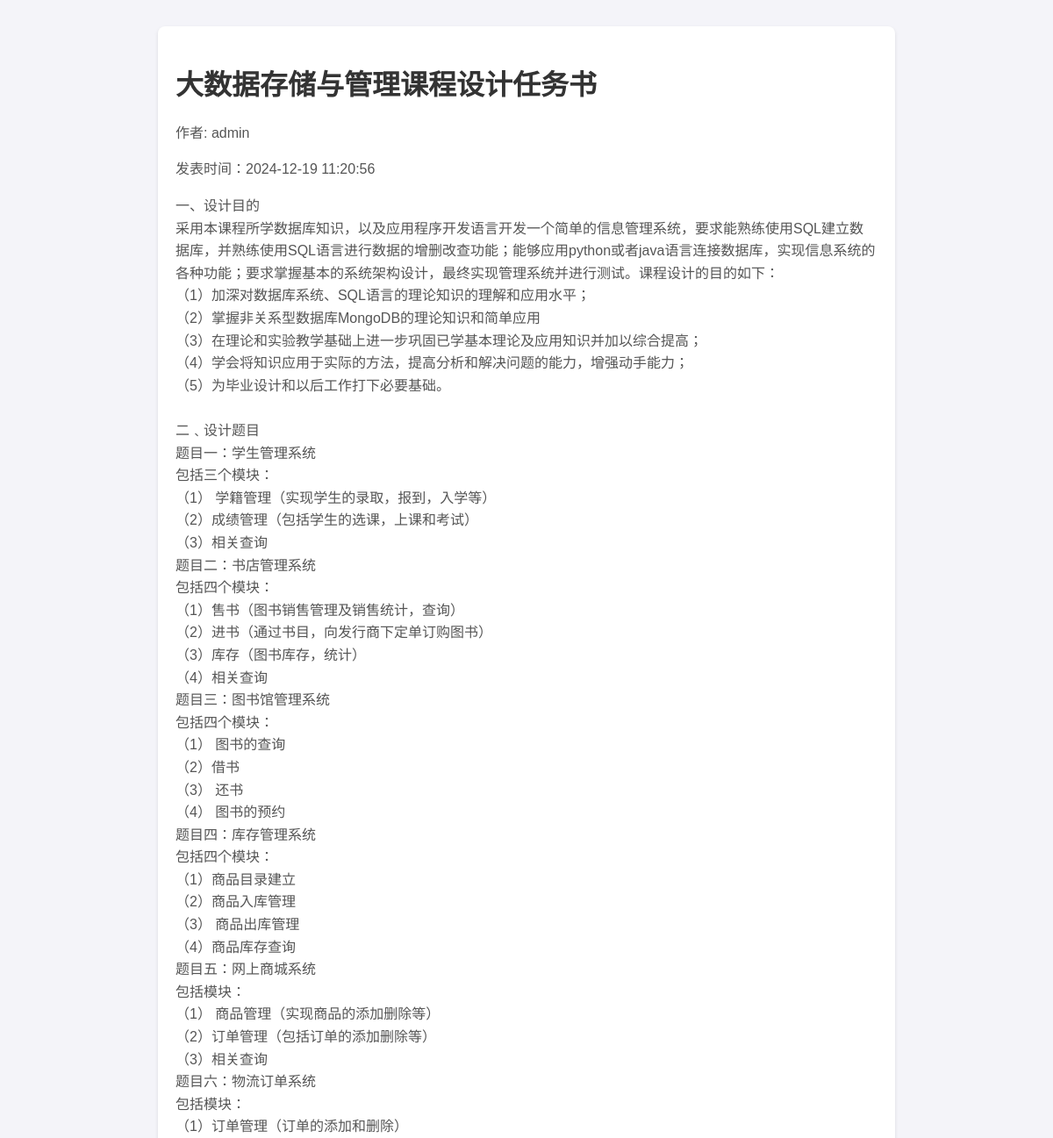
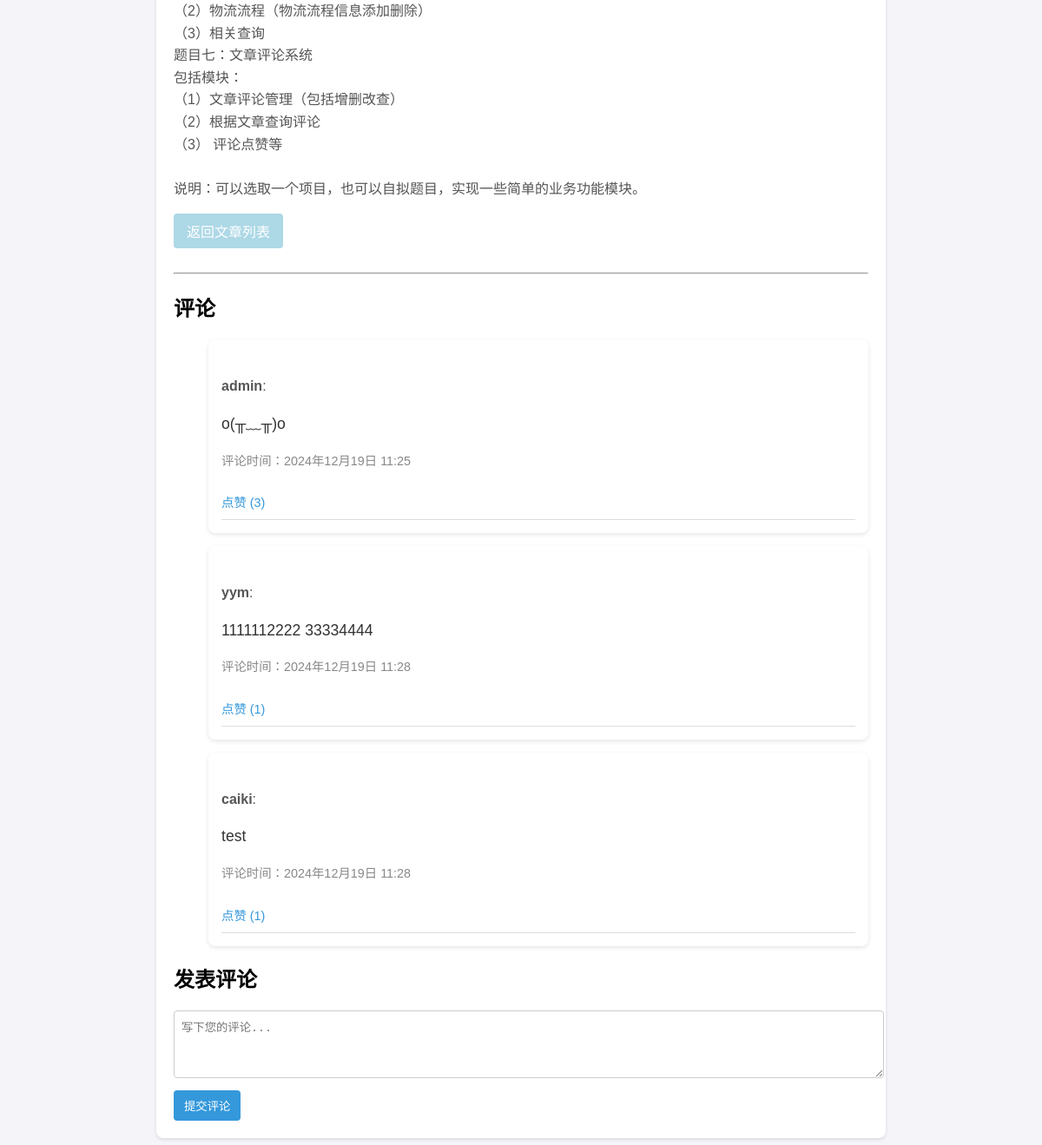
Page /article/6/ (signed in) on the committed database (2 pictures, top to bottom).
### article/models.py (models this page shows, shortened)
class Article(models.Model):
    author = models.ForeignKey(User, on_delete=models.CASCADE, related_name='articles', verbose_name="作者", default=2)
    title = models.CharField(max_length=255, verbose_name="标题")
    content = models.TextField(verbose_name="内容")
    created_at = models.DateTimeField(default=timezone.now, verbose_name="创建时间")
    updated_at = models.DateTimeField(auto_now=True, verbose_name="更新时间")
    likes = models.ManyToManyField(User, related_name='liked_articles', blank=True, verbose_name="点赞用户")
    class Meta:
        verbose_name = "文章"
        verbose_name_plural = "文章"
        ordering = ['-created_at']

class Comment(models.Model):
    article = models.ForeignKey(Article, on_delete=models.CASCADE, related_name='comments', verbose_name="所属文章")
    author = models.ForeignKey(User, on_delete=models.CASCADE, related_name='comments', verbose_name="评论者")
    content = models.TextField(verbose_name="评论内容")
    created_at = models.DateTimeField(default=timezone.now, verbose_name="评论时间")
    parent = models.ForeignKey('self', on_delete=models.CASCADE, null=True, blank=True, related_name='replies', verbose_name="父评论")
    likes = models.ManyToManyField(User, related_name='liked_comments', blank=True, verbose_name="点赞用户")
    class Meta:
        verbose_name = "评论"
        verbose_name_plural = "评论"
        ordering = ['created_at']

### article/views.py (the view)
# urls.py: path('article/<int:article_id>/', views.article_detail, name='article_detail'),  # 文章详情
@login_required
def article_detail(request, article_id):
    article = get_object_or_404(Article, pk=article_id)
    comments = article.comments.all()
    if request.method == 'POST':
        comment_content = request.POST.get('content', '')
        if comment_content:
            Comment.objects.create(article=article, author=request.user, content=comment_content)
            return redirect('article_detail', article_id=article_id)
    return render(request, 'article/article_detail.html', {'article': article, 'comments': comments})

### templates/article/article_detail.html (shortened to what this page needs)
<!DOCTYPE html>
<html lang="en">
  <head>
  </head>
  <body>
    <div class="container">
      <h1>{{ article.title }}</h1>
      <p>作者: {{article.author}}</p>
      <p>发表时间：{{ article.created_at|date:"Y-m-d H:i:s"}}</p>
      <p>{{ article.content|linebreaksbr|safe }}</p>
      <a href="{% url 'article_list' %}" class="back-button">返回文章列表</a>
      <hr />
      <div class="comment-section">
        <h2>评论</h2>
        <ul>
          {% for comment in comments %}
          <div class="comment-container">
            <li class="comment-item">
              <p><strong>{{ comment.author.username }}</strong>:</p>
              <p class="comment-content">{{ comment.content }}</p>
              <p class="comment-time">
                评论时间：{{ comment.created_at|date:"Y年m月d日 H:i" }}
              </p>
              <a
                href="{% url 'article_comment' article.id comment.id %}"
                class="like-link"
                >点赞 ({{ comment.likes.count }})</a
              >
            </li>
          </div>
          {% endfor %}
        </ul>
        <h2>发表评论</h2>
        <form method="post" action="">
          <textarea
            name="content"
            rows="4"
            placeholder="写下您的评论..."
          ></textarea>
          <br />
          <input type="submit" value="提交评论" />
        </form>
      </div>
    </div>
  </body>
</html>

### templates/article/article_detail.html (style rules this page uses)
body { font-family: Arial, sans-serif; margin: 0; background-color: #f4f4f9; }
.container { width: 90%; max-width: 800px; margin: 30px auto; background: #fff; padding: 20px; border-radius: 8px; box-shadow: 0 2px 4px rgba(0, 0, 0, 0.1); }
h1 { color: #333; }
p { line-height: 1.6; color: #555; }
.comment-section { margin-top: 20px; }
textarea { width: 100%; padding: 8px; border: 1px solid #ccc; border-radius: 4px; margin-bottom: 10px; }
input[type="submit"] { background-color: #3498db; color: #fff; border: none; padding: 8px 12px; border-radius: 4px; cursor: pointer; }
.back-button { display: inline-block; background-color: lightblue; color: #fff; padding: 8px 15px; border-radius: 4px; text-decoration: none; margin-bottom: 20px; }
.comment-container { background-color: #fff; border-radius: 8px; box-shadow: 0 2px 5px rgba(0, 0, 0, 0.1); margin-bottom: 15px; padding: 15px; }
.comment-item { padding: 10px 0; border-bottom: 1px solid #ddd; list-style-type: none; }
.comment-content { font-size: 1.1em; color: #333; margin-top: 5px; }
.comment-time { font-size: 0.9em; color: #888; margin-top: 5px; }
.like-link { display: inline-block; margin-top: 10px; font-size: 0.9em; color: #3498db; text-decoration: none; }

### rows in the picture
Article: title "大数据存储与管理课程设计任务书", author "admin", created_at "2024-12-19 11:20:56", content "一、设计目的 采用本课程所学数据库知识，以及应用程序开发语言开发一个简单的信息管理系统，要求能熟练使用SQL建立数据库，并熟练使用SQL语言进行数据的增删改查功能；能够应用python或者java语言连接数据库，实现信息系统的各种功能；要求掌握基本的系统架构设计，最终实现管理系统并进行测试。课程设计的目的如下： （1）加深对数据库系统、SQL语言的理论知识的理解和应用水平； （2）掌握非关系型数据库MongoDB的理论知识和简单应用 （3）在理论和实验教学基础上进一步巩固已学基本理论及应用知识并加以综合提高； （4）学会将知识应用于实际的方法，提高分析和解决问题的能力，增强动手能力； （5）为毕业设计和以后工作打下必要基础。 二﹑设计题目 题目一：学生管理系统 包括三个模块： （1） 学籍管理（实现学生的录取，报到，入学等） （2）成绩管理（包括学生的选课，上课和考试） （3）相关查询 题目二：书店管理系统 包括四个模块： （1）售书（图书销售管理及销售统计，查询） （2）进书（通过书目，向发行商下定单订购图书） （3）库存（图书库存，统计） （4）相关查询 题目三：图书馆管理系统 包括四个模块： （1） 图书的查询 （2）借书 （3） 还书 （4） 图书的预约 题目四：库存管理系统 包括四个模块： （1）商品目录建立 （2）商品入库管理 （3） 商品出库管理 （4）商品库存查询 题目五：网上商城系统 包括模块： （1） 商品管理（实现商品的添加删除等） （2）订单管理（包括订单的添加删除等） （3）相关查询 题目六：物流订单系统 包括模块：…"
Comment: author.username "admin", content "o(╥﹏╥)o", created_at "2024年12月19日 11:25", likes.count "3"
Comment: author.username "yym", content "1111112222 33334444", created_at "2024年12月19日 11:28", likes.count "1"
Comment: author.username "caiki", content "test", created_at "2024年12月19日 11:28", likes.count "1"
